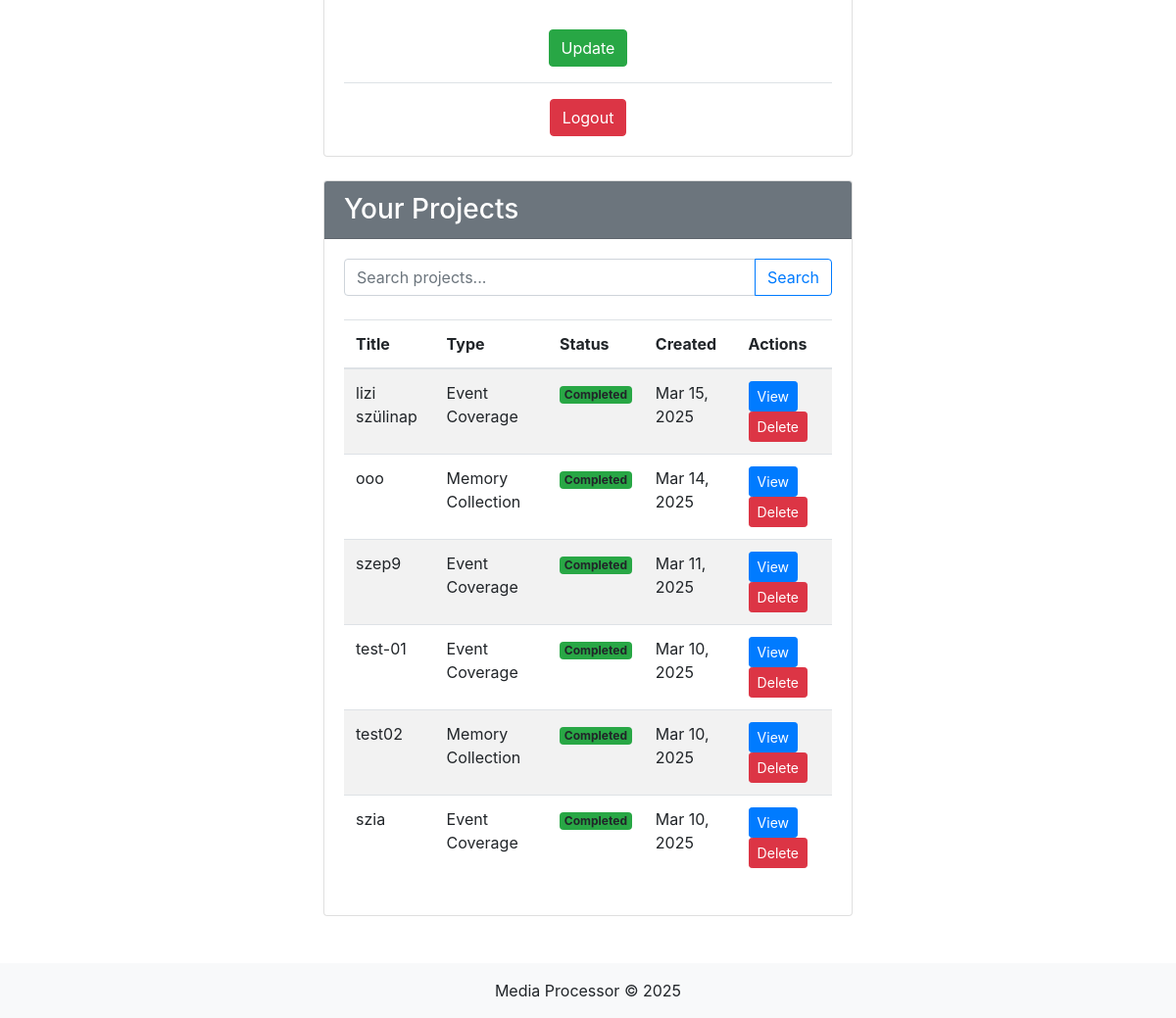
/accounts/profile/ (signed in, lower part), run on an earlier commit of the app's database.
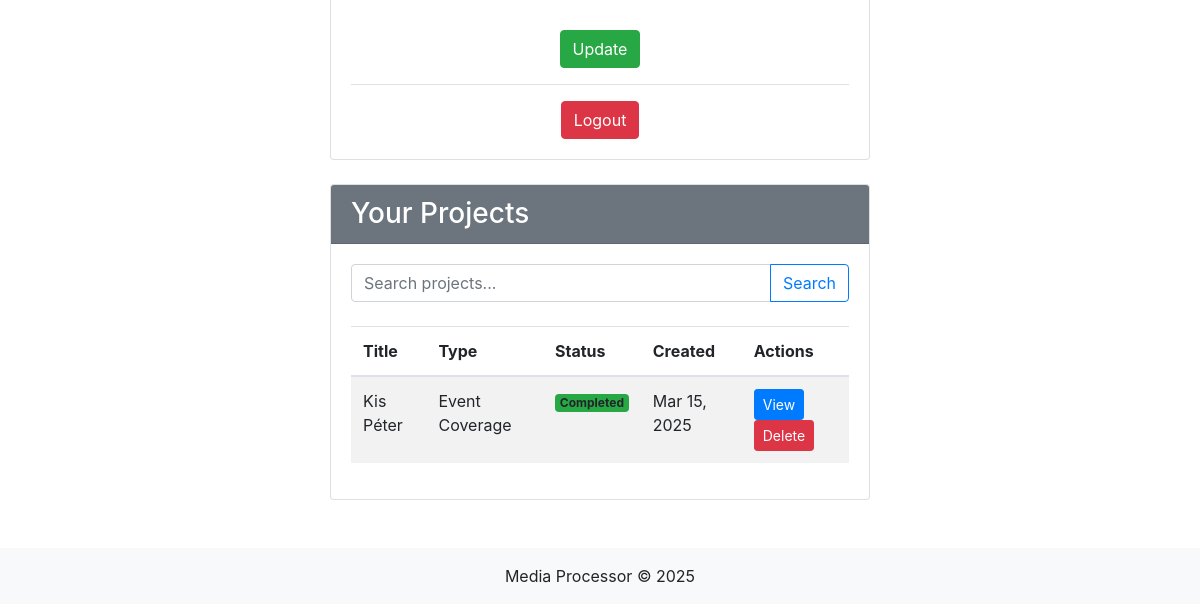
And on a later commit of the database.
### media_app/models.py (models this page shows, shortened)
class MediaProject(models.Model):
    STATUS_CHOICES = (
        ('pending', 'Pending'),
        ('processing', 'Processing'),
        ('completed', 'Completed'),
        ('failed', 'Failed'),
    )
    PROJECT_TYPES = (
        ('life_story', 'Life Story'),
        ('event_coverage', 'Event Coverage'),
        ('memory_collection', 'Memory Collection'),
    )
    title = models.CharField(max_length=200)
    description = models.TextField(blank=True)
    user = models.ForeignKey(User, on_delete=models.CASCADE)
    created_at = models.DateTimeField(auto_now_add=True)
    updated_at = models.DateTimeField(auto_now=True)
    status = models.CharField(max_length=20, choices=STATUS_CHOICES, default='pending')
    output_file = models.FileField(upload_to='outputs/', null=True, blank=True)
    qr_code = models.FileField(upload_to='qrcodes/', null=True, blank=True)
    type = models.CharField(max_length=20, choices=PROJECT_TYPES, default='life_story')

### accounts/views.py (the view)
# urls.py: path('profile/', views.profile, name='profile'),
@login_required
def profile(request):
    profile, created = Profile.objects.get_or_create(user=request.user)
    search_query = request.GET.get('search', '')
    projects = MediaProject.objects.filter(user=request.user)
    if search_query:
        projects = projects.filter(
            Q(title__icontains=search_query) |
            Q(description__icontains=search_query)  # Assuming MediaProject has a description field
        )
    projects = projects.order_by('-created_at')
    if request.method == 'POST':
        if 'delete_project' in request.POST:
            project_id = request.POST.get('project_id')
            try:
                project = MediaProject.objects.get(id=project_id, user=request.user)
                project.delete()
                messages.success(request, f'Project "{project.title}" deleted successfully!')
            except MediaProject.DoesNotExist:
                messages.error(request, 'Project not found or you do not have permission.')
            except Exception as e:
                logger.error(f"Error deleting project {project_id}: {str(e)}")
                messages.error(request, f'An error occurred: {str(e)}')
            return redirect('profile')
        u_form = UserUpdateForm(request.POST, instance=request.user)
        p_form = ProfileUpdateForm(request.POST, instance=profile)
        if u_form.is_valid() and p_form.is_valid():
            u_form.save()
            p_form.save()
            messages.success(request, 'Your account has been updated!')
            return redirect('profile')
    else:
        u_form = UserUpdateForm(instance=request.user)
        p_form = ProfileUpdateForm(instance=profile)
    context = {
        'u_form': u_form,
        'p_form': p_form,
        'projects': projects,
        'search_query': search_query
    }
    return render(request, 'accounts/profile.html', context)

### accounts/forms.py
class UserUpdateForm(forms.ModelForm):
    email = forms.EmailField()
    class Meta:
        model = User
        fields = ['username', 'email']

class ProfileUpdateForm(forms.ModelForm):
    class Meta:
        model = Profile
        fields = ['bio']

### accounts/templates/accounts/profile.html (shortened to what this page needs)
{% extends 'base.html' %}
{% load crispy_forms_tags %}
{% block content %}
<div class="row">
    <div class="col-md-6 offset-md-3">
        <div class="card mb-4">
            <div class="card-body">
                <form method="POST">
                    <fieldset class="form-group">
                    </fieldset>
                    <div class="form-group text-center mt-3">
                        <button type="submit" class="btn btn-success">Update</button>
                    </div>
                </form>
                <div class="border-top pt-3 mt-3 text-center">
                    <a href="{% url 'logout' %}" class="btn btn-danger">Logout</a>
                </div>
            </div>
        </div>
        <div class="card">
            <div class="card-header bg-secondary text-white">
                <h3 class="mb-0">Your Projects</h3>
            </div>
            <div class="card-body">
                <form method="GET" class="mb-4">
                    <div class="input-group">
                        <input type="text" name="search" class="form-control" placeholder="Search projects..." value="{{ search_query }}">
                        <div class="input-group-append">
                            <button class="btn btn-outline-primary" type="submit">Search</button>
                        </div>
                    </div>
                </form>
                {% if projects %}
                    <div class="table-responsive">
                        <table class="table table-striped">
                            <thead>
                                <tr>
                                    <th>Title</th>
                                    <th>Type</th>
                                    <th>Status</th>
                                    <th>Created</th>
                                    <th>Actions</th>
                                </tr>
                            </thead>
                            <tbody>
                                {% for project in projects %}
                                    <tr>
                                        <td>{{ project.title }}</td>
                                        <td>{{ project.get_type_display }}</td>
                                        <td>
                                            <span class="badge
                                                {% if project.status == 'completed' %}bg-success
                                                {% elif project.status == 'failed' %}bg-danger
                                                {% elif project.status == 'processing' %}bg-warning
                                                {% else %}bg-info{% endif %}">
                                                {{ project.get_status_display }}
                                            </span>
                                        </td>
                                        <td>{{ project.created_at|date:"M d, Y" }}</td>
                                        <td>
                                            <a href="{% url 'project_detail' project.id %}" class="btn btn-sm btn-primary">View</a>
                                            <form method="POST" class="d-inline">
                                                <button type="submit" class="btn btn-sm btn-danger">Delete</button>
                                            </form>
                                        </td>
                                    </tr>
                                {% endfor %}
                            </tbody>
                        </table>
                    </div>
                {% endif %}
            </div>
        </div>
    </div>
</div>
{% endblock %}

### templates/base.html (shortened to what this page needs)
<!DOCTYPE html>
<html lang="en">
<head>
    <link rel="stylesheet" href="https://cdnjs.cloudflare.com/ajax/libs/bootstrap/4.6.0/css/bootstrap.min.css">
    <link rel="stylesheet" href="https://cdnjs.cloudflare.com/ajax/libs/font-awesome/5.15.3/css/all.min.css">
</head>
<body>
    <main class="container mt-4">
        {% block content %}{% endblock %}
    </main>
    <footer class="mt-5 py-3 bg-light text-center">
        <div class="container">
            <p class="m-0">Media Processor &copy; {% now "Y" %}</p>
        </div>
    </footer>
</body>
</html>

What changed in the data, as far as the page shows it:
removed MediaProject: title "lizi szülinap", type "Event Coverage", status "Completed", created_at "Mar 15, 2025"
removed MediaProject: title "ooo", type "Memory Collection", status "Completed", created_at "Mar 14, 2025"
removed MediaProject: title "szep9", type "Event Coverage", status "Completed", created_at "Mar 11, 2025"
removed MediaProject: title "test-01", type "Event Coverage", status "Completed", created_at "Mar 10, 2025"
removed MediaProject: title "test02", type "Memory Collection", status "Completed", created_at "Mar 10, 2025"
removed MediaProject: title "szia", type "Event Coverage", status "Completed", created_at "Mar 10, 2025"
added MediaProject: title "Kis Péter", type "Event Coverage", status "Completed", created_at "Mar 15, 2025"
